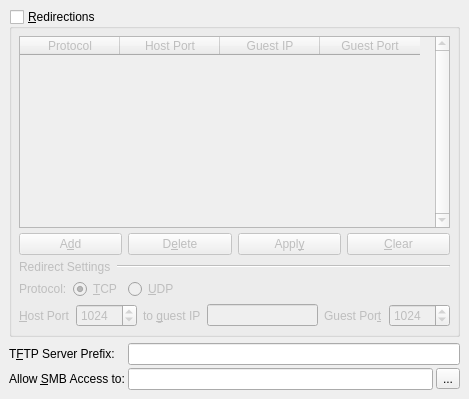
            <widget class="QWidget" name="Tab_Network_Settings" >
             <attribute name="title" >
              <string>Additional Settings</string>
             </attribute>
             <layout class="QGridLayout" >
              <property name="margin" >
               <number>9</number>
              </property>
              <property name="spacing" >
               <number>6</number>
              </property>
              <item row="0" column="0" >
               <widget class="QGroupBox" name="GB_Redirections" >
                <property name="title" >
                 <string>&amp;Redirections</string>
                </property>
                <property name="checkable" >
                 <bool>true</bool>
                </property>
                <property name="checked" >
                 <bool>false</bool>
                </property>
                <layout class="QGridLayout" >
                 <property name="margin" >
                  <number>7</number>
                 </property>
                 <property name="spacing" >
                  <number>5</number>
                 </property>
                 <item row="3" column="0" >
                  <layout class="QHBoxLayout" >
                   <property name="spacing" >
                    <number>6</number>
                   </property>
                   <property name="margin" >
                    <number>0</number>
                   </property>
                   <item>
                    <widget class="QLabel" name="Label_Protocol" >
                     <property name="text" >
                      <string>Protocol:</string>
                     </property>
                    </widget>
                   </item>
                   <item>
                    <widget class="QRadioButton" name="RB_TCP" >
                     <property name="text" >
                      <string>&amp;TCP</string>
                     </property>
                     <property name="checked" >
                      <bool>true</bool>
                     </property>
                    </widget>
                   </item>
                   <item>
                    <widget class="QRadioButton" name="RB_UDP" >
                     <property name="text" >
                      <string>&amp;UDP</string>
                     </property>
                    </widget>
                   </item>
                   <item>
                    <spacer>
                     <property name="orientation" >
                      <enum>Qt::Horizontal</enum>
                     </property>
                     <property name="sizeHint" stdset="0" >
                      <size>
                       <width>271</width>
                       <height>20</height>
                      </size>
                     </property>
                    </spacer>
                   </item>
                  </layout>
                 </item>
                 <item row="4" column="0" >
                  <layout class="QHBoxLayout" >
                   <property name="spacing" >
                    <number>6</number>
                   </property>
                   <property name="margin" >
                    <number>0</number>
                   </property>
                   <item>
                    <widget class="QLabel" name="Label_Port1" >
                     <property name="text" >
                      <string>&amp;Host Port</string>
                     </property>
                     <property name="buddy" >
                      <cstring>SB_Redir_Port</cstring>
                     </property>
                    </widget>
                   </item>
                   <item>
                    <widget class="QSpinBox" name="SB_Redir_Port" >
                     <property name="minimum" >
                      <number>1</number>
                     </property>
                     <property name="maximum" >
                      <number>65535</number>
                     </property>
                     <property name="value" >
                      <number>1024</number>
                     </property>
                    </widget>
                   </item>
                   <item>
                    <widget class="QLabel" name="Label_To_Guest_IP" >
                     <property name="text" >
                      <string>to &amp;guest IP</string>
                     </property>
                     <property name="buddy" >
                      <cstring>Edit_Guest_IP</cstring>
                     </property>
                    </widget>
                   </item>
                   <item>
                    <widget class="QLineEdit" name="Edit_Guest_IP" />
                   </item>
                   <item>
                    <widget class="QLabel" name="Label_Port2" >
                     <property name="text" >
                      <string>Guest Por&amp;t</string>
                     </property>
                     <property name="buddy" >
                      <cstring>SB_Guest_Port</cstring>
                     </property>
                    </widget>
                   </item>
                   <item>
                    <widget class="QSpinBox" name="SB_Guest_Port" >
                     <property name="minimum" >
                      <number>1</number>
                     </property>
                     <property name="maximum" >
                      <number>65535</number>
                     </property>
                     <property name="value" >
                      <number>1024</number>
                     </property>
                    </widget>
                   </item>
                  </layout>
                 </item>
                 <item row="1" column="0" >
                  <layout class="QHBoxLayout" >
                   <property name="spacing" >
                    <number>6</number>
                   </property>
                   <property name="margin" >
                    <number>0</number>
                   </property>
                   <item>
                    <widget class="QPushButton" name="Button_Add_Redirections" >
                     <property name="text" >
                      <string>A&amp;dd</string>
                     </property>
                    </widget>
                   </item>
                   <item>
                    <widget class="QPushButton" name="Button_Delete_Redirections" >
                     <property name="text" >
                      <string>D&amp;elete</string>
                     </property>
                    </widget>
                   </item>
                   <item>
                    <widget class="QPushButton" name="Button_Apply_Redirections" >
                     <property name="text" >
                      <string>Appl&amp;y</string>
                     </property>
                    </widget>
                   </item>
                   <item>
                    <widget class="QPushButton" name="Button_Clear_Redirections" >
                     <property name="text" >
                      <string>&amp;Clear</string>
                     </property>
                    </widget>
                   </item>
                  </layout>
                 </item>
                 <item row="0" column="0" >
                  <widget class="QTableWidget" name="Redirections_List" >
                   <property name="sizePolicy" >
                    <sizepolicy vsizetype="Minimum" hsizetype="Expanding" >
                     <horstretch>0</horstretch>
                     <verstretch>0</verstretch>
                    </sizepolicy>
                   </property>
                   <property name="minimumSize" >
                    <size>
                     <width>400</width>
                     <height>95</height>
                    </size>
                   </property>
                   <property name="verticalScrollBarPolicy" >
                    <enum>Qt::ScrollBarAlwaysOn</enum>
                   </property>
                   <property name="horizontalScrollBarPolicy" >
                    <enum>Qt::ScrollBarAlwaysOff</enum>
                   </property>
                   <property name="selectionMode" >
                    <enum>QAbstractItemView::SingleSelection</enum>
                   </property>
                   <property name="selectionBehavior" >
                    <enum>QAbstractItemView::SelectRows</enum>
                   </property>
                   <property name="verticalScrollMode" >
                    <enum>QAbstractItemView::ScrollPerPixel</enum>
                   </property>
                   <column>
                    <property name="text" >
                     <string>Protocol</string>
                    </property>
                   </column>
                   <column>
                    <property name="text" >
                     <string>Host Port</string>
                    </property>
                   </column>
                   <column>
                    <property name="text" >
                     <string>Guest IP</string>
                    </property>
                   </column>
                   <column>
                    <property name="text" >
                     <string>Guest Port</string>
                    </property>
                   </column>
                  </widget>
                 </item>
                 <item row="2" column="0" >
                  <layout class="QHBoxLayout" >
                   <property name="spacing" >
                    <number>6</number>
                   </property>
                   <property name="margin" >
                    <number>0</number>
                   </property>
                   <item>
                    <widget class="QLabel" name="Label_Redirect_Settings" >
                     <property name="sizePolicy" >
                      <sizepolicy vsizetype="Preferred" hsizetype="Maximum" >
                       <horstretch>0</horstretch>
                       <verstretch>0</verstretch>
                      </sizepolicy>
                     </property>
                     <property name="text" >
                      <string>Redirect Settings</string>
                     </property>
                    </widget>
                   </item>
                   <item>
                    <widget class="Line" name="line_redir_1" >
                     <property name="orientation" >
                      <enum>Qt::Horizontal</enum>
                     </property>
                    </widget>
                   </item>
                  </layout>
                 </item>
                </layout>
               </widget>
              </item>
              <item row="1" column="0" >
               <layout class="QGridLayout" >
                <property name="margin" >
                 <number>0</number>
                </property>
                <property name="spacing" >
                 <number>3</number>
                </property>
                <item row="1" column="0" >
                 <widget class="QLabel" name="Label_SMB_Folder" >
                  <property name="text" >
                   <string>Allow &amp;SMB Access to:</string>
                  </property>
                  <property name="buddy" >
                   <cstring>Edit_SMB_Folder</cstring>
                  </property>
                 </widget>
                </item>
                <item row="0" column="1" colspan="2" >
                 <widget class="QLineEdit" name="Edit_TFTP_Prefix" />
                </item>
                <item row="0" column="0" >
                 <widget class="QLabel" name="Label_TFTP" >
                  <property name="text" >
                   <string>T&amp;FTP Server Prefix:</string>
                  </property>
                  <property name="buddy" >
                   <cstring>Edit_TFTP_Prefix</cstring>
                  </property>
                 </widget>
                </item>
                <item row="1" column="1" >
                 <widget class="QLineEdit" name="Edit_SMB_Folder" />
                </item>
                <item row="1" column="2" >
                 <widget class="QToolButton" name="TB_Browse_SMB" >
                  <property name="text" >
                   <string>...</string>
                  </property>
                 </widget>
                </item>
               </layout>
              </item>
             </layout>
            </widget>
